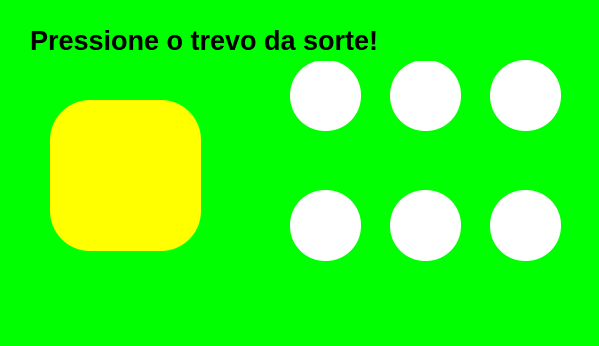
<?xml version="1.0" encoding="UTF-8"?>
<ui version="4.0">
 <class>MainWindow</class>
 <widget class="QMainWindow" name="MainWindow">
  <property name="geometry">
   <rect>
    <x>0</x>
    <y>0</y>
    <width>599</width>
    <height>346</height>
   </rect>
  </property>
  <property name="font">
   <font>
    <pointsize>20</pointsize>
    <weight>75</weight>
    <bold>true</bold>
    <kerning>false</kerning>
   </font>
  </property>
  <property name="windowTitle">
   <string>MainWindow</string>
  </property>
  <property name="styleSheet">
   <string notr="true">background-color: rgb(0, 255, 0);</string>
  </property>
  <widget class="QWidget" name="centralwidget">
   <widget class="QPushButton" name="pushButton">
    <property name="geometry">
     <rect>
      <x>50</x>
      <y>100</y>
      <width>151</width>
      <height>151</height>
     </rect>
    </property>
    <property name="styleSheet">
     <string notr="true">QPushButton{
border-radius:40%;
background-color:yellow;
}

QPushButton:pressed{
border-radius:40%;
background-color:red;
}</string>
    </property>
    <property name="text">
     <string/>
    </property>
    <property name="icon">
     <iconset>
      <normaloff>C:/Users/geffe/OneDrive/Área de Trabalho/BackgroundEraser1652406695074.png</normaloff>C:/Users/geffe/OneDrive/Área de Trabalho/BackgroundEraser1652406695074.png</iconset>
    </property>
    <property name="iconSize">
     <size>
      <width>150</width>
      <height>150</height>
     </size>
    </property>
   </widget>
   <widget class="QLabel" name="label">
    <property name="geometry">
     <rect>
      <x>290</x>
      <y>60</y>
      <width>71</width>
      <height>71</height>
     </rect>
    </property>
    <property name="font">
     <font>
      <pointsize>40</pointsize>
      <weight>75</weight>
      <bold>true</bold>
      <kerning>false</kerning>
     </font>
    </property>
    <property name="styleSheet">
     <string notr="true">border-radius:35%;
background-color:white;</string>
    </property>
    <property name="text">
     <string/>
    </property>
   </widget>
   <widget class="QLabel" name="label_2">
    <property name="geometry">
     <rect>
      <x>390</x>
      <y>60</y>
      <width>71</width>
      <height>71</height>
     </rect>
    </property>
    <property name="font">
     <font>
      <pointsize>40</pointsize>
      <weight>75</weight>
      <bold>true</bold>
      <kerning>false</kerning>
     </font>
    </property>
    <property name="styleSheet">
     <string notr="true">border-radius:35%;
background-color:white;</string>
    </property>
    <property name="text">
     <string/>
    </property>
   </widget>
   <widget class="QLabel" name="label_3">
    <property name="geometry">
     <rect>
      <x>490</x>
      <y>60</y>
      <width>71</width>
      <height>71</height>
     </rect>
    </property>
    <property name="font">
     <font>
      <pointsize>40</pointsize>
      <weight>75</weight>
      <bold>true</bold>
      <kerning>false</kerning>
     </font>
    </property>
    <property name="styleSheet">
     <string notr="true">border-radius:35%;
background-color:white;</string>
    </property>
    <property name="text">
     <string/>
    </property>
   </widget>
   <widget class="QLabel" name="label_4">
    <property name="geometry">
     <rect>
      <x>290</x>
      <y>190</y>
      <width>71</width>
      <height>71</height>
     </rect>
    </property>
    <property name="font">
     <font>
      <pointsize>40</pointsize>
      <weight>75</weight>
      <bold>true</bold>
      <kerning>false</kerning>
     </font>
    </property>
    <property name="styleSheet">
     <string notr="true">border-radius:35%;
background-color:white;</string>
    </property>
    <property name="text">
     <string/>
    </property>
   </widget>
   <widget class="QLabel" name="label_5">
    <property name="geometry">
     <rect>
      <x>390</x>
      <y>190</y>
      <width>71</width>
      <height>71</height>
     </rect>
    </property>
    <property name="font">
     <font>
      <pointsize>40</pointsize>
      <weight>75</weight>
      <bold>true</bold>
      <kerning>false</kerning>
     </font>
    </property>
    <property name="styleSheet">
     <string notr="true">border-radius:35%;
background-color:white;</string>
    </property>
    <property name="text">
     <string/>
    </property>
   </widget>
   <widget class="QLabel" name="label_6">
    <property name="geometry">
     <rect>
      <x>490</x>
      <y>190</y>
      <width>71</width>
      <height>71</height>
     </rect>
    </property>
    <property name="font">
     <font>
      <pointsize>40</pointsize>
      <weight>75</weight>
      <bold>true</bold>
      <kerning>false</kerning>
     </font>
    </property>
    <property name="styleSheet">
     <string notr="true">border-radius:35%;
background-color:white;</string>
    </property>
    <property name="text">
     <string/>
    </property>
   </widget>
   <widget class="QLabel" name="label_7">
    <property name="geometry">
     <rect>
      <x>30</x>
      <y>20</y>
      <width>471</width>
      <height>41</height>
     </rect>
    </property>
    <property name="font">
     <font>
      <pointsize>20</pointsize>
      <weight>75</weight>
      <bold>true</bold>
      <kerning>false</kerning>
     </font>
    </property>
    <property name="text">
     <string>Pressione o trevo da sorte!</string>
    </property>
   </widget>
  </widget>
 </widget>
 <resources/>
 <connections/>
</ui>
